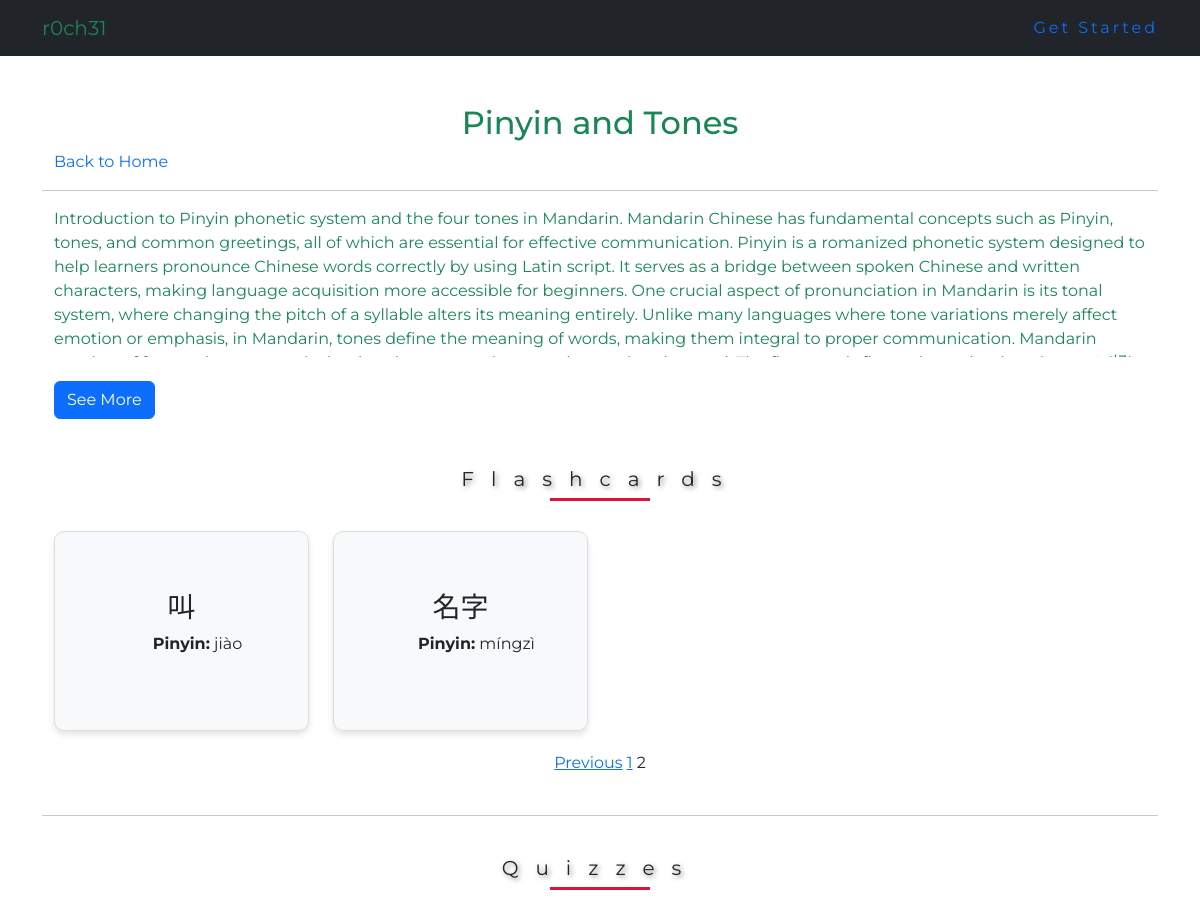
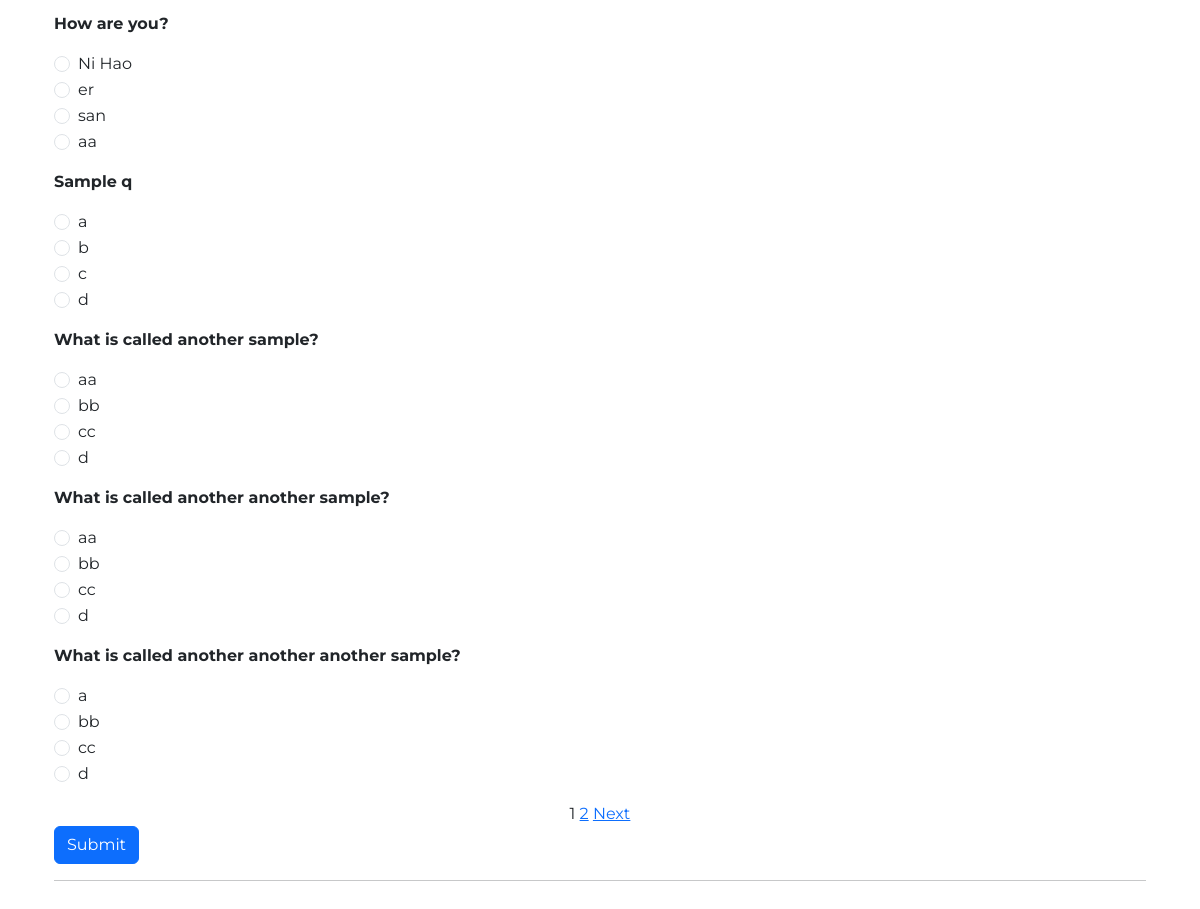
/lessons/1/?flashcard_page=2, run on the app's committed database (2 pictures, top to bottom).
### mandarin/models.py (models this page shows, shortened)
class Lesson(models.Model):
    id = models.AutoField(primary_key=True)
    chapter = models.ForeignKey(Chapter, on_delete=models.CASCADE, related_name='lessons')
    title = models.CharField(max_length=255)
    content = models.TextField()

class Flashcard(models.Model):
    id = models.AutoField(primary_key=True)
    lesson = models.ForeignKey(Lesson, on_delete=models.CASCADE, related_name='flashcards')
    chinese_character = models.CharField(max_length=10)
    pinyin = models.CharField(max_length=50)
    english_translation = models.CharField(max_length=255)

class Quiz(models.Model):
    id = models.AutoField(primary_key=True)
    lesson = models.ForeignKey(Lesson, on_delete=models.CASCADE, related_name='quizzes')
    question = models.TextField()
    option_a = models.CharField(max_length=255)
    option_b = models.CharField(max_length=255)
    option_c = models.CharField(max_length=255)
    option_d = models.CharField(max_length=255)
    correct_answer = models.CharField(max_length=1, choices=[('A', 'A'), ('B', 'B'), ('C', 'C'), ('D', 'D')])

### mandarin/views.py (the view, shortened to what this page needs)
# urls.py: path('lessons/<int:lesson_id>/', views.lesson_detail, name='lesson_detail'),
def lesson_detail(request, lesson_id):
    lesson = get_object_or_404(Lesson.objects.prefetch_related('flashcards', 'quizzes'), id=lesson_id)
    flashcards_list = lesson.flashcards.all().order_by('id')
    quizzes_list = lesson.quizzes.all().order_by('id')
    flashcard_paginator = Paginator(flashcards_list, 8)
    flashcard_page_number = request.GET.get('flashcard_page')
    flashcards = flashcard_paginator.get_page(flashcard_page_number)
    quiz_paginator = Paginator(quizzes_list, 5)
    quiz_page_number = request.GET.get('quiz_page')
    quizzes = quiz_paginator.get_page(quiz_page_number)
    results = {}
    score = 0
    return render(request, 'mandarin/lesson_detail.html', {
        'lesson': lesson,
        'flashcards': flashcards,
        'quizzes': quizzes,
        'results': results,
        'score': score,
    })

### mandarin/templates/mandarin/lesson_detail.html (shortened to what this page needs)
{% extends "mandarin/base.html" %}
{% block content %}
<div class="container">
    <div class="container mt-5">
        <h2 class="text-success text-center">{{ lesson.title }}</h2>
        <a href="{% url 'home' %}" class="text-decoration-none">Back to Home</a>
    </div>
    <hr>
    <div class="container mt-2">
        <p id="lessonContent" class="overflow-auto text-justify text-success" style="max-height: 150px; overflow-y: hidden;">
            {{ lesson.content }}
        </p>
        <button id="toggleButton" class="btn btn-primary mt-2">See More</button>
    </div>
    <div class="container mt-5">
        <h4>Flashcards</h4>
        <div class="row">
            {% for flashcard in flashcards %}
            <div class="col-md-3">
                <div class="flip-card">
                    <div class="flip-card-inner">
                        <div class="flip-card-front">
                            <div class="row">
                                <h3>{{ flashcard.chinese_character }}</h3>
                                <p class="mx-3"><strong>Pinyin:</strong> {{ flashcard.pinyin }}</p>
                            </div>
                        </div>
                        <div class="flip-card-back">
                            <p><strong>Meaning:</strong> {{ flashcard.english_translation }}</p>
                        </div>
                    </div>
                </div>
            </div>
            {% endfor %}
        </div>
    </div>
    <div class="text-center">
        {% if flashcards.has_previous %}
            <a href="?flashcard_page={{ flashcards.previous_page_number }}">Previous</a>
        {% endif %}
        {% for page in flashcards.paginator.page_range %}
            {% if page == flashcards.number %}
                <span>{{ page }}</span>
            {% else %}
                <a href="?flashcard_page={{ page }}">{{ page }}</a>
            {% endif %}
        {% endfor %}
    </div>
    <br>
    <hr>
    <div class="container mt-3">
        <h4>Quizzes</h4>
        <div style="text-align: left;">
            <form method="post">
                {% for quiz in quizzes %}
                <div class="mb-3 mt-3">
                    <p><strong>{{ quiz.question }}</strong></p>
                    <div class="form-check">
                        <input class="form-check-input" type="radio" name="question_{{ quiz.id }}" value="A" id="q{{ quiz.id }}a">
                        <label class="form-check-label" for="q{{ quiz.id }}a">{{ quiz.option_a }}</label>
                    </div>
                    <div class="form-check">
                        <input class="form-check-input" type="radio" name="question_{{ quiz.id }}" value="B" id="q{{ quiz.id }}b">
                        <label class="form-check-label" for="q{{ quiz.id }}b">{{ quiz.option_b }}</label>
                    </div>
                    <div class="form-check">
                        <input class="form-check-input" type="radio" name="question_{{ quiz.id }}" value="C" id="q{{ quiz.id }}c">
                        <label class="form-check-label" for="q{{ quiz.id }}c">{{ quiz.option_c }}</label>
                    </div>
                    <div class="form-check">
                        <input class="form-check-input" type="radio" name="question_{{ quiz.id }}" value="D" id="q{{ quiz.id }}d">
                        <label class="form-check-label" for="q{{ quiz.id }}d">{{ quiz.option_d }}</label>
                    </div>
                </div>
                {% endfor %}
            <div class="text-center">
                {% for page in quizzes.paginator.page_range %}
                    {% if page == quizzes.number %}
                        <span>{{ page }}</span>
                    {% else %}
                        <a href="?quiz_page={{ page }}">{{ page }}</a>
                    {% endif %}
                {% endfor %}
                {% if quizzes.has_next %}
                    <a href="?quiz_page={{ quizzes.next_page_number }}">Next</a>
                {% endif %}
            </div>
            <button type="submit" class="btn btn-primary">Submit</button>
            </form>
            <hr>
        </div>
        <br><br>
    </div>
</div>
<br><br>
{% endblock %}

### static/css/style.css (style rules this page uses)
body { margin: 0; padding: 0; font-family: 'Montserrat', sans-serif; }
.flip-card { width: 100%; height: 200px; perspective: 1000px; margin-bottom: 20px; }
.flip-card-inner { position: relative; width: 100%; height: 100%; text-align: center; transition: transform 0.6s; transform-style: preserve-3d; }
.flip-card-front, .flip-card-back { position: absolute; width: 100%; height: 100%; backface-visibility: hidden; display: flex; justify-content: center; align-items: center; border: 1px solid #ddd; border-radius: 10px; box-shadow: 0 4px 6px rgba(0, 0, 0, 0.1); padding: 20px; }
.flip-card-front { background: #f8f9fa; }
.flip-card-back { background: #007bff; color: white; transform: rotateY(180deg); }
h4 { text-align: center; letter-spacing: 17px; font-size: 60px; font-style: bold; text-shadow: 2px 2px 5px gray; }
h4 { width: 100%; font-weight: normal; font-size: 20px; position: relative; margin: 40px 0; }
h4::before { content: ''; position: absolute; width: 100px; height: 3px; background-color: crimson; bottom: -10px; left: 50%; transform: translateX(-50%); animation: animate 4s linear infinite; }

### data on the page
Lesson: title "Pinyin and Tones", content "Introduction to Pinyin phonetic system and the four tones in Mandarin. Mandarin Chinese has fundamental concepts such as Pinyin, tones, and common greetings, all of which are essential for effective communication. Pinyin is a romanized phonetic system designed to help learners pronounce Chinese words correctly by using Latin script. It serves as a bridge between spoken Chinese and written characters, making language acquisition more accessible for beginners. One crucial aspect of pronunciation in Mandarin is its tonal system, where changing the pitch of a syllable alters its meaning entirely. Unlike many languages where tone variations merely affect emotion or emphasis, in Mandarin, tones…"
Flashcard: chinese_character "叫", pinyin "jiào"
Flashcard: chinese_character "名字", pinyin "míngzì"
Quiz: question "How are you?", option_a "Ni Hao", option_b "er", option_c "san", option_d "aa"
Quiz: question "Sample q", option_a "a", option_b "b", option_c "c", option_d "d"
Quiz: question "What is called another sample?", option_a "aa", option_b "bb", option_c "cc", option_d "d"
Quiz: question "What is called another another sample?", option_a "aa", option_b "bb", option_c "cc", option_d "d"
Quiz: question "What is called another another another sample?", option_a "a", option_b "bb", option_c "cc", option_d "d"

### other printed values
{{ page }} "1"
{{ page }} "2"
